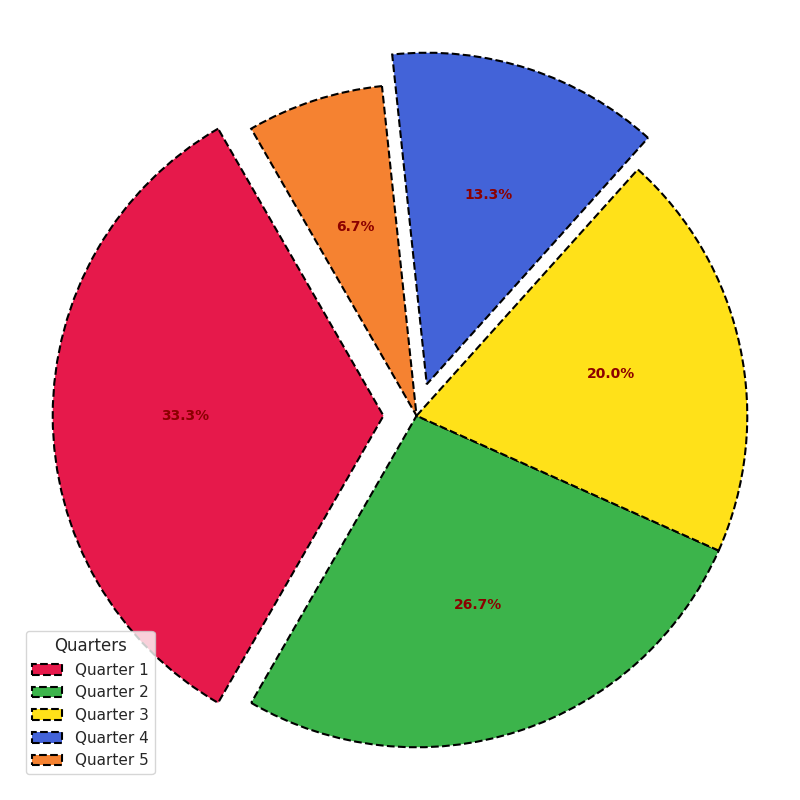

Python code for this plot:
import matplotlib.pyplot as plt

percentages = [25, 20, 15, 10, 5]
new_colors = ['#E6194B', '#3CB44B', '#FFE119', '#4363D8', '#F58231']
explode = (0.1, 0, 0, 0.1, 0)

plt.figure(figsize=(8, 8))
wedges, texts, autotexts = plt.pie(
    percentages, colors=new_colors, explode=explode,
    autopct='%1.1f%%', startangle=120,
    wedgeprops=dict(edgecolor='black', linewidth=1.5, linestyle='--'),
    textprops=dict(color='navy', fontsize=12)
)

for autotext in autotexts:
    autotext.set_color('darkred')
    autotext.set_fontsize(10)
    autotext.set_fontweight('bold')

plt.legend(wedges, ['Quarter 1', 'Quarter 2', 'Quarter 3', 'Quarter 4', 'Quarter 5'], title="Quarters", loc="lower left")
plt.grid(axis='y', linestyle=':', linewidth=0.5)

plt.axis('equal')
plt.tight_layout()
plt.show()
